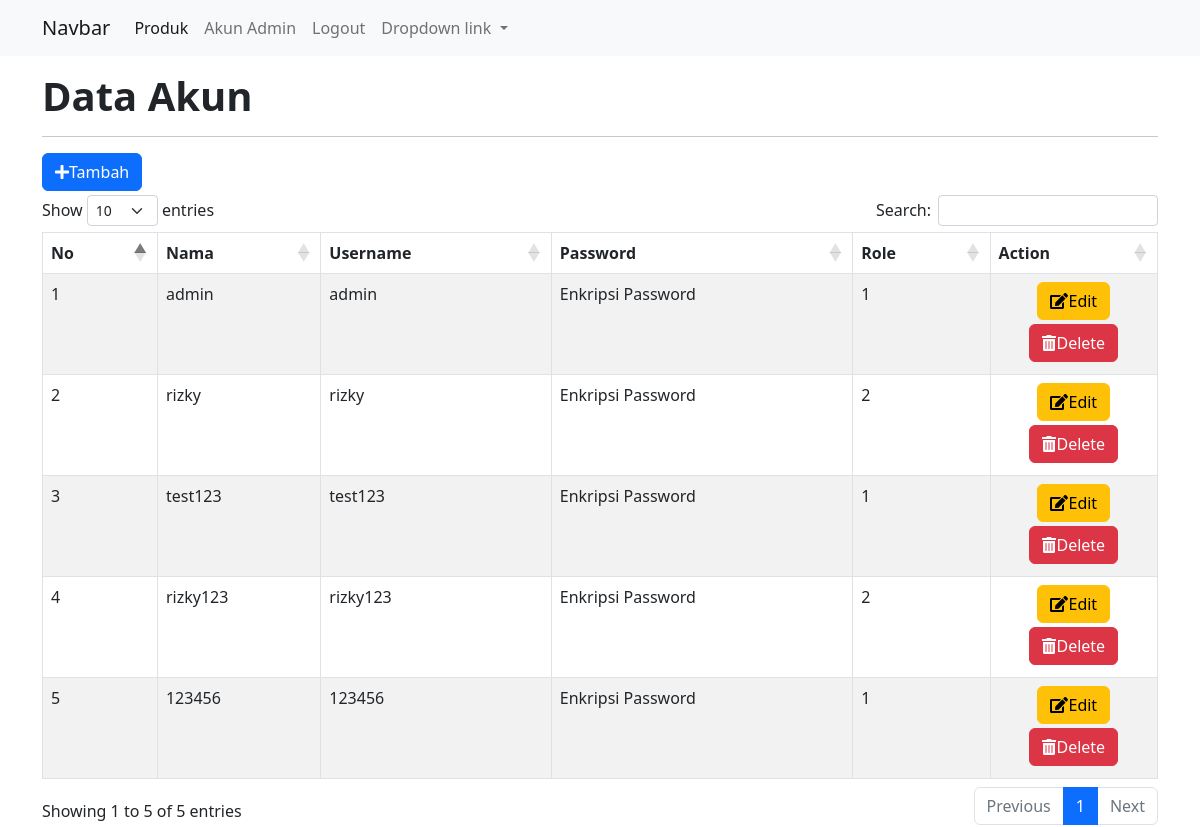
/bra_crud/akun_admin.php, run on the app's committed database.
### tables this page shows
CREATE TABLE `akun_admin` (
  `userID` int(11) NOT NULL,
  `namaLengkap` varchar(100) NOT NULL,
  `username` varchar(50) NOT NULL,
  `password` varchar(50) NOT NULL,
  `role` varchar(2) NOT NULL
);

### bra_crud/config/controller.php (called while the page is built, shortened)
<?php
function select($query)
{
    global $db;
    $result = mysqli_query($db, $query);
    $rows = [];
    while ($row = mysqli_fetch_assoc($result)) {
        $rows[] = $row;
    }
        return $rows;
}

### bra_crud/akun_admin.php (the view, shortened to what this page needs)
<?php
include 'layout/header.php';
$data_akun = select("SELECT * FROM akun_admin");
?>
<div class="container mt-3">
	<h1 class="tabel1"><strong>Data Akun</strong></h1>
    <hr>
    <button type="button" class="btn btn-primary mb-1" data-bs-toggle="modal" data-bs-target="#modalCreate"><i class="fas fa-plus"></i>Tambah</button>
<table class="table table-bordered table-striped mt-3" id="table" >
<thead>
		<tr>
			<th>No</th>
			<th>Nama</th>
			<th>Username</th>
      		<th>Password</th>
			<th>Role</th>
            <th>Action</th>
		</tr>
</thead>
<tbody>
<?php $no = 1;?>
<?php foreach ($data_akun as $akun_admin) : ?>
    <tr>
        <td><?= $no++; ?></td>
        <td><?= $akun_admin['namaLengkap']; ?></td>
        <td><?= $akun_admin['username']; ?></td>
        <td>Enkripsi Password</td>
        <td><?= $akun_admin['role']; ?></td>
        <td width=15% class="text-center">
            <button type="button" class="btn btn-warning mb-1"  data-bs-toggle="modal" data-bs-target="#modalEdit<?= $akun_admin['userID']; ?>"><i class="fas fa-edit"></i>Edit</button>
            <button type="button" class="btn btn-danger mb-1" data-bs-toggle="modal" data-bs-target="#modalDelete<?= $akun_admin['userID']; ?>"><i class="fas fa-trash-alt"></i>Delete</button>
        </td>
    </tr>
<?php endforeach; ?>
</tbody>
	</table>
</div>
<?php include 'layout/footer.php';?>

### bra_crud/layout/header.php (shortened to what this page needs)
<!doctype html>
<html lang="en">
  <head>
    <link href="https://cdn.jsdelivr.net/npm/bootstrap@5.2.0-beta1/dist/css/bootstrap.min.css" rel="stylesheet">
	  <link rel="stylesheet" type="text/css" href="https://cdn.datatables.net/1.12.1/css/dataTables.bootstrap5.min.css" media="all">
    <link rel="stylesheet" href="https://cdnjs.cloudflare.com/ajax/libs/font-awesome/5.15.3/css/all.min.css" />
  </head>
  <body>
<div>
<nav class="navbar navbar-expand-lg bg-light">
  <div class="container">
    <a class="navbar-brand" href="#">Navbar</a>
    <div class="collapse navbar-collapse" id="navbarNavDropdown">
      <ul class="navbar-nav">
        <li class="nav-item">
          <a class="nav-link active" aria-current="page" href="index.php">Produk</a>
        </li>
        <li class="nav-item">
          <a class="nav-link" href="akun_admin.php">Akun Admin</a>
        </li>
        <li class="nav-item">
          <a class="nav-link" href="#">Logout</a>
        </li>
        <li class="nav-item dropdown">
          <a class="nav-link dropdown-toggle" href="#" id="navbarDropdownMenuLink" role="button" data-bs-toggle="dropdown" aria-expanded="false">
            Dropdown link
          </a>
        </li>
      </ul>
    </div>
  </div>
</nav>
</div>

### bra_crud/layout/footer.php (shortened to what this page needs)
</body>
</html>

### data on the page
akun_admin: namaLengkap "admin", username "admin", role "1"
akun_admin: namaLengkap "rizky", username "rizky", role "2"
akun_admin: namaLengkap "test123", username "test123", role "1"
akun_admin: namaLengkap "rizky123", username "rizky123", role "2"
akun_admin: namaLengkap "123456", username "123456", role "1"
